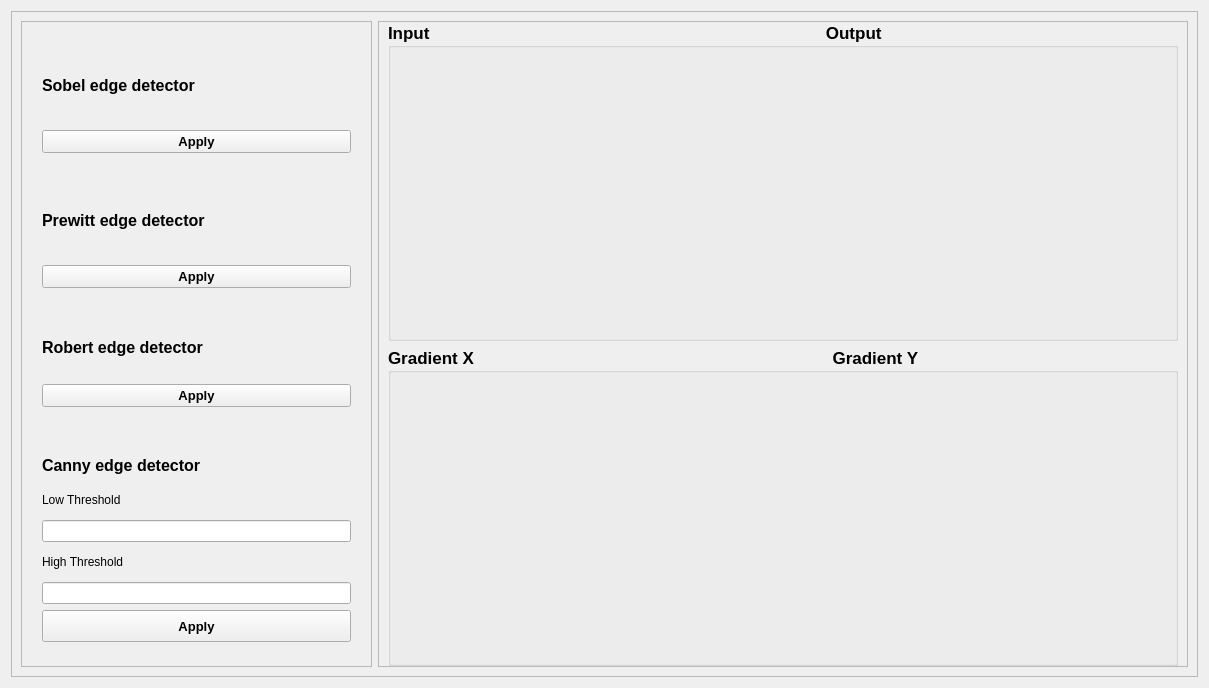
      <widget class="QWidget" name="Edge_detection">
       <attribute name="title">
        <string>Edge detection</string>
       </attribute>
       <layout class="QVBoxLayout" name="verticalLayout_16">
        <item>
         <widget class="QFrame" name="imageFrame_3">
          <property name="minimumSize">
           <size>
            <width>600</width>
            <height>0</height>
           </size>
          </property>
          <property name="frameShape">
           <enum>QFrame::StyledPanel</enum>
          </property>
          <property name="frameShadow">
           <enum>QFrame::Raised</enum>
          </property>
          <layout class="QHBoxLayout" name="horizontalLayout_13">
           <item>
            <widget class="QFrame" name="frame_13">
             <property name="minimumSize">
              <size>
               <width>351</width>
               <height>0</height>
              </size>
             </property>
             <property name="maximumSize">
              <size>
               <width>220</width>
               <height>16777215</height>
              </size>
             </property>
             <property name="frameShape">
              <enum>QFrame::StyledPanel</enum>
             </property>
             <property name="frameShadow">
              <enum>QFrame::Raised</enum>
             </property>
             <layout class="QVBoxLayout" name="verticalLayout_14">
              <property name="leftMargin">
               <number>11</number>
              </property>
              <property name="topMargin">
               <number>11</number>
              </property>
              <property name="rightMargin">
               <number>11</number>
              </property>
              <property name="bottomMargin">
               <number>11</number>
              </property>
              <item>
               <widget class="QWidget" name="widget_10" native="true">
                <property name="maximumSize">
                 <size>
                  <width>16777215</width>
                  <height>125</height>
                 </size>
                </property>
                <layout class="QVBoxLayout" name="verticalLayout_15">
                 <item>
                  <widget class="QLabel" name="label_10">
                   <property name="font">
                    <font>
                     <pointsize>12</pointsize>
                     <bold>true</bold>
                    </font>
                   </property>
                   <property name="text">
                    <string>Sobel edge detector</string>
                   </property>
                  </widget>
                 </item>
                 <item>
                  <widget class="QPushButton" name="sobel">
                   <property name="font">
                    <font>
                     <pointsize>10</pointsize>
                     <italic>false</italic>
                     <bold>true</bold>
                     <underline>false</underline>
                     <strikeout>false</strikeout>
                    </font>
                   </property>
                   <property name="text">
                    <string>Apply</string>
                   </property>
                  </widget>
                 </item>
                </layout>
               </widget>
              </item>
              <item>
               <widget class="QWidget" name="widget_11" native="true">
                <property name="maximumSize">
                 <size>
                  <width>16777215</width>
                  <height>125</height>
                 </size>
                </property>
                <layout class="QVBoxLayout" name="verticalLayout_40">
                 <item>
                  <widget class="QLabel" name="label_13">
                   <property name="font">
                    <font>
                     <pointsize>12</pointsize>
                     <bold>true</bold>
                    </font>
                   </property>
                   <property name="text">
                    <string>Prewitt edge detector</string>
                   </property>
                  </widget>
                 </item>
                 <item>
                  <widget class="QPushButton" name="prewitt">
                   <property name="font">
                    <font>
                     <pointsize>10</pointsize>
                     <italic>false</italic>
                     <bold>true</bold>
                     <underline>false</underline>
                     <strikeout>false</strikeout>
                    </font>
                   </property>
                   <property name="text">
                    <string>Apply</string>
                   </property>
                  </widget>
                 </item>
                </layout>
               </widget>
              </item>
              <item>
               <widget class="QWidget" name="widget_12" native="true">
                <property name="maximumSize">
                 <size>
                  <width>16777215</width>
                  <height>125</height>
                 </size>
                </property>
                <layout class="QVBoxLayout" name="verticalLayout_41">
                 <item>
                  <widget class="QLabel" name="label_160">
                   <property name="maximumSize">
                    <size>
                     <width>16777215</width>
                     <height>30</height>
                    </size>
                   </property>
                   <property name="font">
                    <font>
                     <pointsize>12</pointsize>
                     <bold>true</bold>
                    </font>
                   </property>
                   <property name="text">
                    <string>Robert edge detector</string>
                   </property>
                  </widget>
                 </item>
                 <item>
                  <widget class="QPushButton" name="robert">
                   <property name="font">
                    <font>
                     <pointsize>10</pointsize>
                     <italic>false</italic>
                     <bold>true</bold>
                     <underline>false</underline>
                     <strikeout>false</strikeout>
                    </font>
                   </property>
                   <property name="text">
                    <string>Apply</string>
                   </property>
                  </widget>
                 </item>
                </layout>
               </widget>
              </item>
              <item>
               <widget class="QWidget" name="widget_13" native="true">
                <property name="maximumSize">
                 <size>
                  <width>16777215</width>
                  <height>209</height>
                 </size>
                </property>
                <layout class="QVBoxLayout" name="verticalLayout_88">
                 <item>
                  <widget class="QLabel" name="label_18">
                   <property name="font">
                    <font>
                     <pointsize>12</pointsize>
                     <bold>true</bold>
                    </font>
                   </property>
                   <property name="text">
                    <string>Canny edge detector</string>
                   </property>
                  </widget>
                 </item>
                 <item>
                  <widget class="QLabel" name="label_7">
                   <property name="text">
                    <string>Low Threshold</string>
                   </property>
                  </widget>
                 </item>
                 <item>
                  <widget class="QLineEdit" name="lowThreshold"/>
                 </item>
                 <item>
                  <widget class="QLabel" name="label_8">
                   <property name="text">
                    <string>High Threshold</string>
                   </property>
                  </widget>
                 </item>
                 <item>
                  <widget class="QLineEdit" name="highThreshold"/>
                 </item>
                 <item>
                  <widget class="QPushButton" name="canny">
                   <property name="minimumSize">
                    <size>
                     <width>0</width>
                     <height>32</height>
                    </size>
                   </property>
                   <property name="font">
                    <font>
                     <pointsize>10</pointsize>
                     <italic>false</italic>
                     <bold>true</bold>
                     <underline>false</underline>
                     <strikeout>false</strikeout>
                    </font>
                   </property>
                   <property name="text">
                    <string>Apply</string>
                   </property>
                  </widget>
                 </item>
                </layout>
               </widget>
              </item>
             </layout>
            </widget>
           </item>
           <item>
            <widget class="QFrame" name="frame_17">
             <property name="frameShape">
              <enum>QFrame::StyledPanel</enum>
             </property>
             <property name="frameShadow">
              <enum>QFrame::Raised</enum>
             </property>
             <layout class="QVBoxLayout" name="verticalLayout_89">
              <property name="topMargin">
               <number>0</number>
              </property>
              <property name="bottomMargin">
               <number>0</number>
              </property>
              <item>
               <widget class="QGroupBox" name="inputgroupBox_3">
                <property name="font">
                 <font>
                  <pointsize>13</pointsize>
                  <bold>true</bold>
                 </font>
                </property>
                <property name="title">
                 <string>Input                                                                                    Output</string>
                </property>
                <layout class="QHBoxLayout" name="horizontalLayout_6">
                 <property name="topMargin">
                  <number>0</number>
                 </property>
                 <property name="bottomMargin">
                  <number>0</number>
                 </property>
                 <item>
                  <widget class="QLabel" name="input_edge">
                   <property name="sizePolicy">
                    <sizepolicy hsizetype="Expanding" vsizetype="Expanding">
                     <horstretch>0</horstretch>
                     <verstretch>0</verstretch>
                    </sizepolicy>
                   </property>
                   <property name="minimumSize">
                    <size>
                     <width>380</width>
                     <height>290</height>
                    </size>
                   </property>
                   <property name="maximumSize">
                    <size>
                     <width>370</width>
                     <height>290</height>
                    </size>
                   </property>
                   <property name="text">
                    <string/>
                   </property>
                  </widget>
                 </item>
                 <item>
                  <widget class="QLabel" name="output_edge">
                   <property name="sizePolicy">
                    <sizepolicy hsizetype="Expanding" vsizetype="Expanding">
                     <horstretch>30</horstretch>
                     <verstretch>43</verstretch>
                    </sizepolicy>
                   </property>
                   <property name="minimumSize">
                    <size>
                     <width>380</width>
                     <height>290</height>
                    </size>
                   </property>
                   <property name="maximumSize">
                    <size>
                     <width>370</width>
                     <height>290</height>
                    </size>
                   </property>
                   <property name="text">
                    <string/>
                   </property>
                  </widget>
                 </item>
                </layout>
               </widget>
              </item>
              <item>
               <widget class="QGroupBox" name="outputGroupBox_3">
                <property name="font">
                 <font>
                  <pointsize>13</pointsize>
                  <italic>false</italic>
                  <bold>true</bold>
                 </font>
                </property>
                <property name="title">
                 <string>Gradient X                                                                            Gradient Y</string>
                </property>
                <layout class="QHBoxLayout" name="horizontalLayout_14">
                 <property name="topMargin">
                  <number>0</number>
                 </property>
                 <property name="bottomMargin">
                  <number>0</number>
                 </property>
                 <item>
                  <widget class="QLabel" name="output_edge_x">
                   <property name="sizePolicy">
                    <sizepolicy hsizetype="Expanding" vsizetype="Expanding">
                     <horstretch>0</horstretch>
                     <verstretch>0</verstretch>
                    </sizepolicy>
                   </property>
                   <property name="minimumSize">
                    <size>
                     <width>380</width>
                     <height>290</height>
                    </size>
                   </property>
                   <property name="maximumSize">
                    <size>
                     <width>370</width>
                     <height>290</height>
                    </size>
                   </property>
                   <property name="text">
                    <string/>
                   </property>
                  </widget>
                 </item>
                 <item>
                  <widget class="QLabel" name="output_edge_y">
                   <property name="sizePolicy">
                    <sizepolicy hsizetype="Expanding" vsizetype="Expanding">
                     <horstretch>0</horstretch>
                     <verstretch>0</verstretch>
                    </sizepolicy>
                   </property>
                   <property name="minimumSize">
                    <size>
                     <width>380</width>
                     <height>290</height>
                    </size>
                   </property>
                   <property name="maximumSize">
                    <size>
                     <width>370</width>
                     <height>290</height>
                    </size>
                   </property>
                   <property name="text">
                    <string/>
                   </property>
                  </widget>
                 </item>
                </layout>
               </widget>
              </item>
             </layout>
            </widget>
           </item>
          </layout>
         </widget>
        </item>
       </layout>
      </widget>
